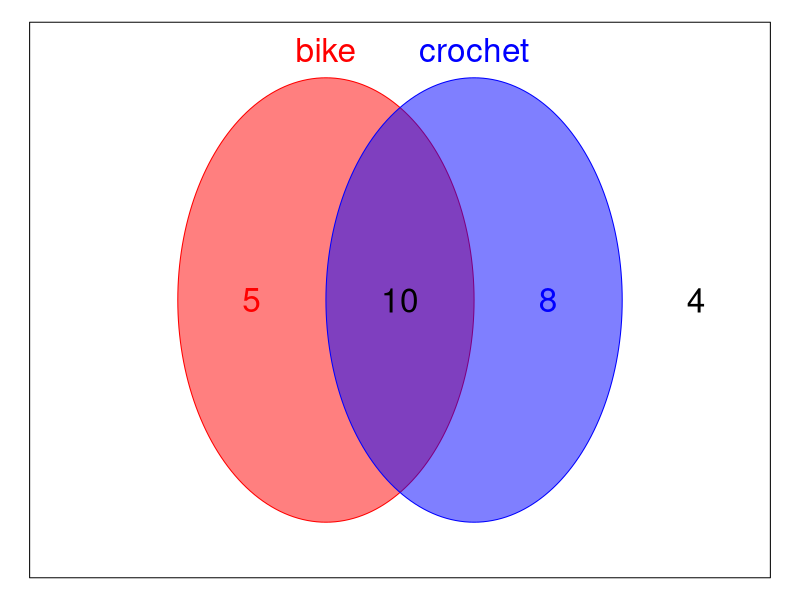

Generate this figure with R:
## ---- chunk 1
isind = sample(c(T,F),1)

while(T){
  x = sample(3:50,4)
  anb = x[1]
  nab = x[2]
  ab = x[3]
  nanb = x[4]
  N = sum(x)
  PA = (anb+ab)/N
  PB = (nab+ab)/N
  PAnB = ab/N
  PAuB = (anb+nab+ab)/N
  PAgB = (ab)/(ab+nab)
  PBgA = (ab)/(ab+anb)
  answers = c(PA,PB,PAnB,PAuB,PAgB,PBgA)
  aln = sort(unique(answers))
  if(length(aln)<6){
    others = c(min(c(anb,nab))/max(c(anb,nab)),
               nanb/N,
               anb/N,
               nab/N)
    aln = sort(c(aln,sample(others,6-length(aln))))
  }
  ii = (ab/(anb+ab) == (nab+ab)/sum(x))
  if(ii == isind && min(diff(aln))>0.02){
    break
  }
}
qs = c("$P(B)=$",
       "$P(C)=$",
       "$P(B\\cap C)=$",
       "$P(B\\cup C)=$",
       "$P(B|C)=$",
       "$P(C|B)=$")
ord = sample(1:6)

ql = paste0("* ",qs[ord]," ##ANSWER",1:6,"##\n",collapse="")
al = paste0("* ",aln,collapse="\n")

sol1 = paste0(1*(answers[ord[1]]==aln),collapse="")
sol2 = paste0(1*(answers[ord[2]]==aln),collapse="")
sol3 = paste0(1*(answers[ord[3]]==aln),collapse="")
sol4 = paste0(1*(answers[ord[4]]==aln),collapse="")
sol5 = paste0(1*(answers[ord[5]]==aln),collapse="")
sol6 = paste0(1*(answers[ord[6]]==aln),collapse="")

if(isind){
  sol7 = "10"
  statement = "So, yes, they are independent."
} else {
  sol7 = "01"
  statement = "So, no, they are not independent."
}


## ---- chunk 2
par(mar=c(0,0,0,0))
plot(0,0,type="n",xlim=c(-1,1),ylim=c(0,1),axes=F,ann=F)
th = seq(0,2*pi,pi/100)
polygon(0.4*cos(th)-0.2,0.4*sin(th)+0.5,col=rgb(1,0,0,0.5),border="red")
polygon(0.4*cos(th)+0.2,0.4*sin(th)+0.5,col=rgb(0,0,1,0.5),border="blue")
lines(c(-1,-1,1,1,-1),c(0,1,1,0,0))
text(-0.2,0.95,"bike",col="red",cex=2)
text(0.2,0.95,"crochet",col="blue",cex=2)
text(-0.4,0.5,anb,col="red",cex=2)
text(0,0.5,ab,col="black",cex=2)
text(0.4,0.5,nab,col="blue",cex=2)
text(0.8,0.5,nanb,cex=2)
